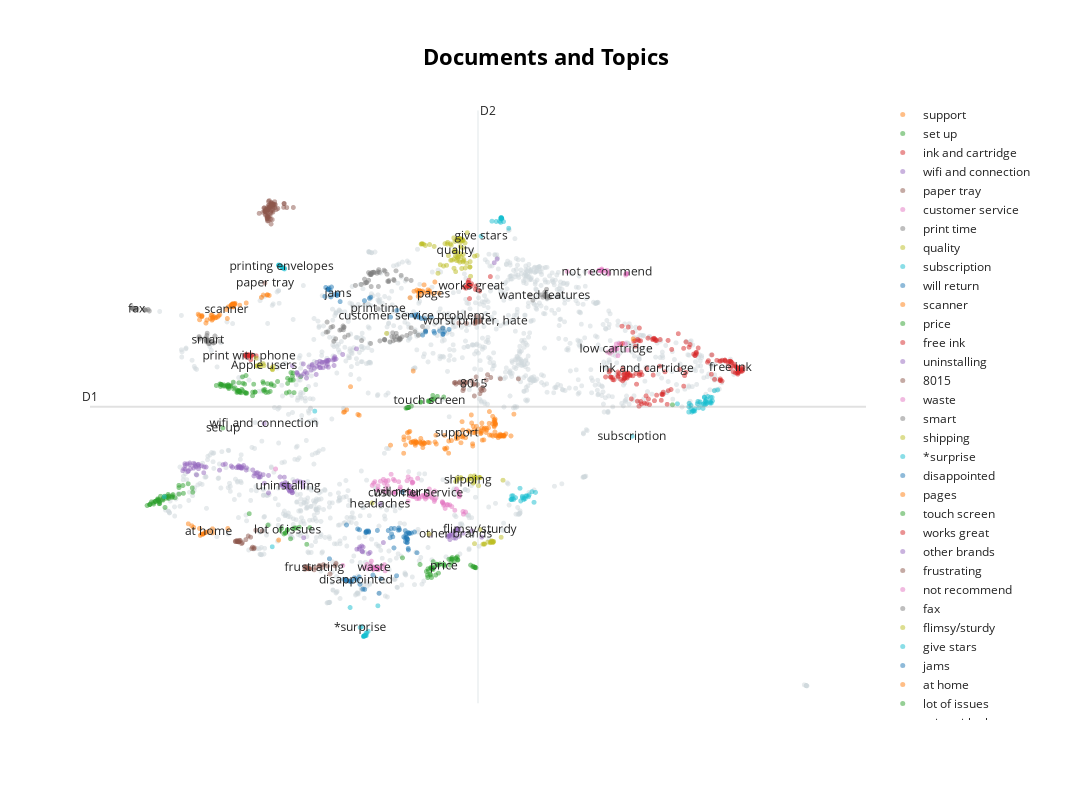

This figure's notebook cell:
### Code cell
fig = topic_model.visualize_documents(
    corpus,
    embeddings=embeddings,
    hide_annotations=False,
    custom_labels=True,
    width=1200,
    height=800,
)
fig.write_image("../img/clustering.png", scale=3.0)
fig.write_html("clustering.html")
fig
